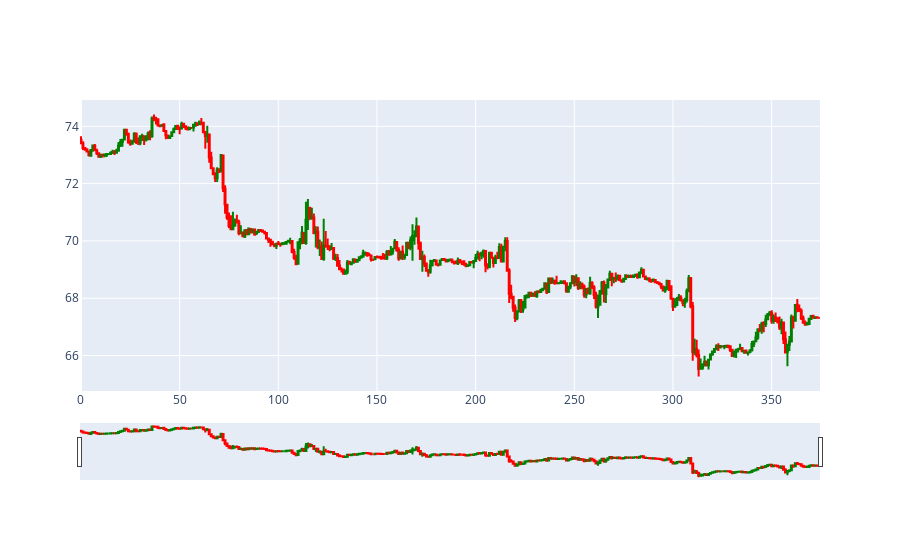

Notebook cell for this chart:
### Code cell
dfpl = df[start:end]
import plotly.graph_objects as go
from datetime import datetime

fig = go.Figure(data=[go.Candlestick(x=dfpl.index,
                open=dfpl['open'],
                high=dfpl['high'],
                low=dfpl['low'],
                close=dfpl['close'],
                increasing_line_color='green',
                decreasing_line_color='red'
                )])

fig.show()

### Figure 1 — Plotly figure (JSON) as saved in the notebook; plotly's stock layout.template omitted (floating-point values rounded to 4 significant figures; data arrays with more than 128 entries replaced by an {"elided": "..."} marker saying what was removed)
{"data": [{"close": {"elided": "375 float values"}, "decreasing": {"line": {"color": "red"}}, "high": {"elided": "375 float values"}, "increasing": {"line": {"color": "green"}}, "low": {"elided": "375 float values"}, "open": {"elided": "375 float values"}, "type": "candlestick", "x": {"elided": "375 int values"}}], "layout": {}}
